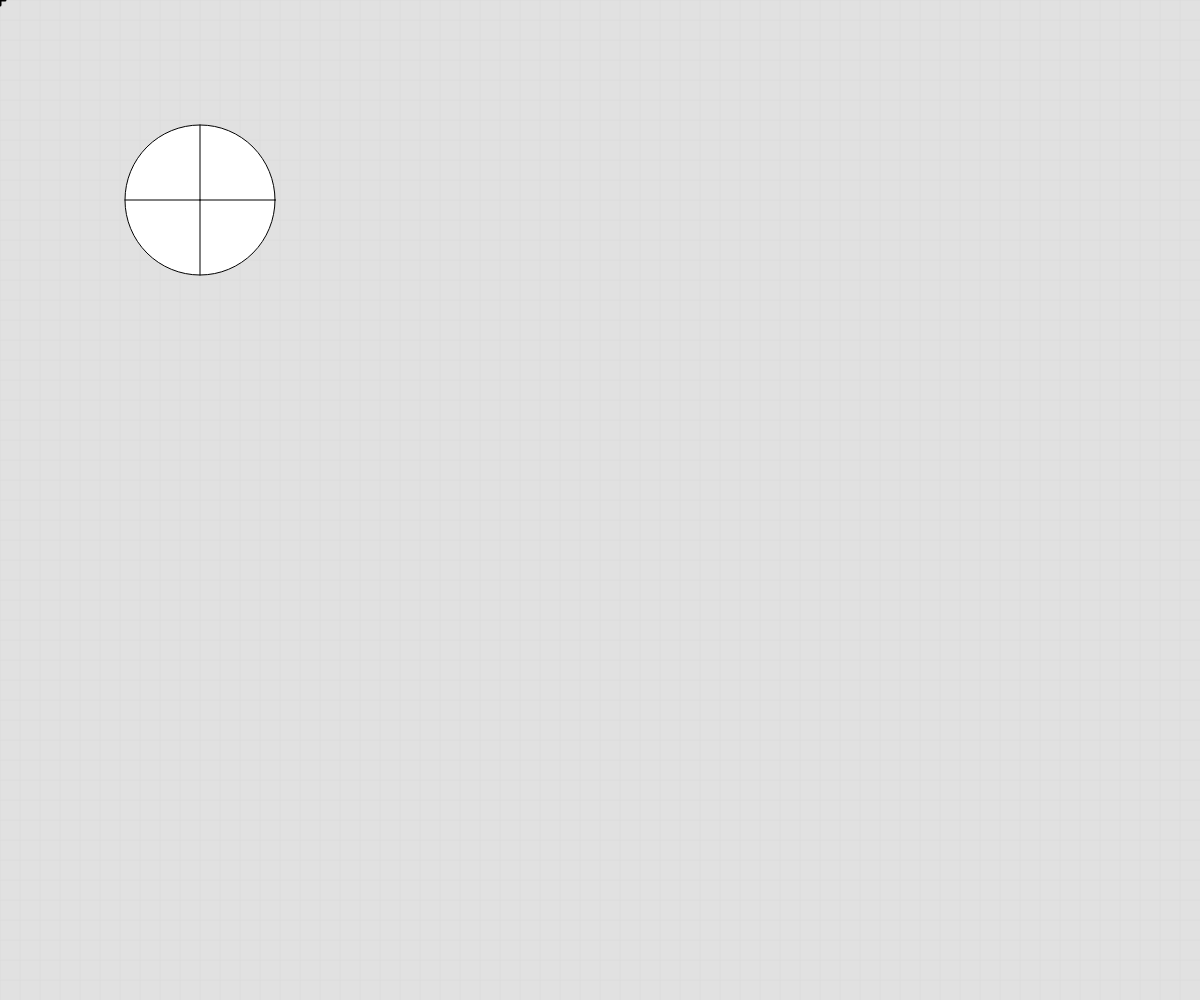
Frame 1 (no input)
Frame 60 (no input): identical to frame 1, image omitted
Frame 120 (the mouse pressed at the canvas centre since frame 60): identical to frame 1, image omitted

The p5.js sketch that drew this single still picture (run headless with seeded random() and noise() and a simulated clock; from frame 60 on, the mouse is pressed at the canvas centre):

// p5.js sketch
// ── sketch.js
// Project Title
// Your Name
// Date
//
// Extra for Experts:
// - describe what you did to take this project "above and beyond"


function setup() {
  createCanvas(windowWidth, windowHeight);
}

function draw() {
  background(225);
  angleMode(DEGREES);
  drawBasicGrid(220);
  drawWheel();
}

function drawWheel(){
  let numLines = 40;
  let angle = 360/numLines;
  push();
  translate(200,200);
  circle(0,0,150)
  for(i = 0; i < 4; i ++){
    line(0,0,75,0);
    rotate(90);
  }



  pop();

}


function drawBasicGrid(shade) {
  //draw the normal cartesian Coordinate Grid, in a light color. Spaced at 20 px by default
  stroke(shade);
  for (let x = 0; x < width; x += 20) {
    line(x, 0, x, height);
  }
  for (let y = 0; y < height; y += 20) {
    line(0, y, width, y);
  }

  //Draw "X" at the origin
  strokeWeight(3);
  stroke(0);
  line(-5,0,5,0);
  line(0,5,0,-5);
  strokeWeight(1);
}
